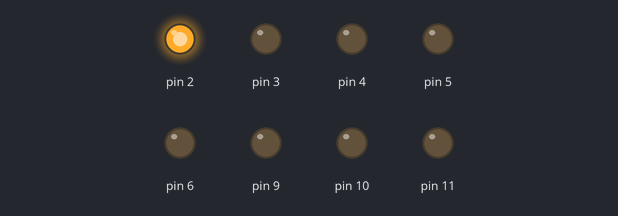
The sketch below on a simulated Arduino Uno, built with avr-gcc and run on an emulated ATmega328P. Parts: output pins drawn as LEDs (lit = HIGH).

Above: at 0.5 s.
At 2.5 s:
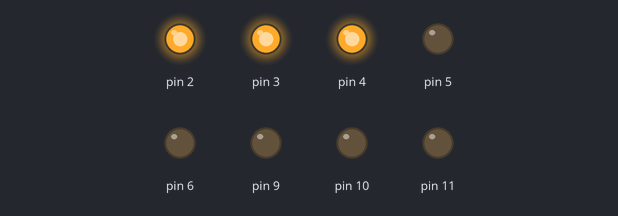
At 4.5 s:
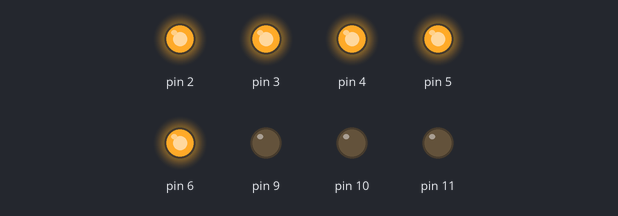
At 9.5 s:
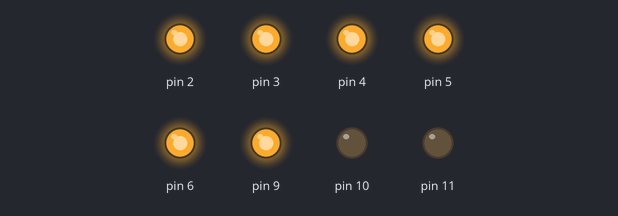
At 13.5 s:
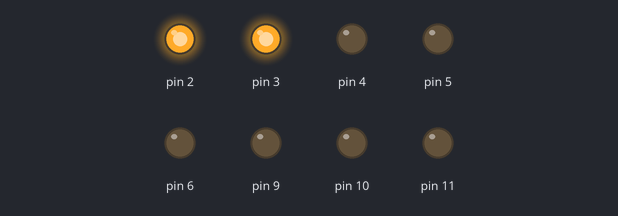
At 19.5 s:
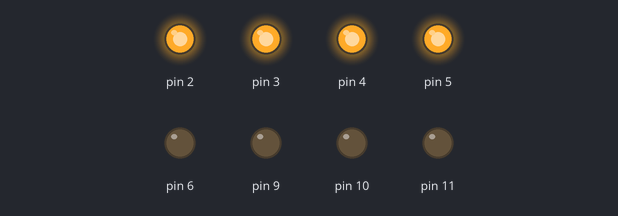
Timing chart, 0 to 20.8 s (numbered marks = the images above):
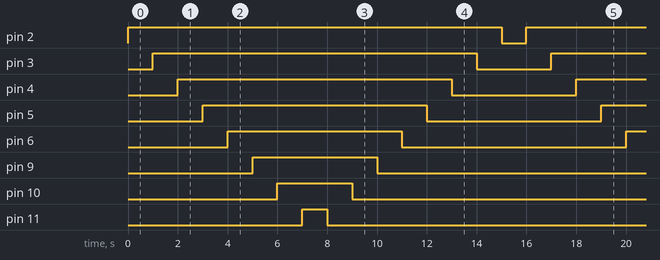

The sketch:

Aruino_2____.ino
```cpp
void setup() {
  // put your setup code here, to run once:
  for (int i = 2; i <= 11; i++)
  {
    if (i == 7) {
      i = 9;
    }
    pinMode(i, OUTPUT);
  }
//  pinMode(2, OUTPUT); 继电器
//  pinMode(3, OUTPUT); 蜂鸣器
//  pinMode(4, OUTPUT); 单色LED
//  pinMode(5, OUTPUT);
//  pinMode(6, OUTPUT); 双色LED
//  pinMode(9, OUTPUT);
//  pinMode(10, OUTPUT);
//  pinMode(11, OUTPUT); LED RGB
//  pinMode(13, OUTPUT);
}

void loop() {
  // put your main code here, to run repeatedly:
  for (int i = 2; i <= 11; i++)
  {
    if (i == 7) {
      i = 9;
    }
    //如果i等于7，那么就将i设置为9，然后执行以下程序。
    digitalWrite(i, 1);
    delay(1000);
  }
  for (int i = 11; i >= 2; i--)
  {
    if (i!=7 && i!= 8)//如果i不等于7和8，那么就执行一下程序。
    {
      digitalWrite(i, 0);
      delay(1000);
    }
  }
  //  digitalWrite(2, 1);
  //  delay(1000);
  //  digitalWrite(3, 1);
  //  delay(1000);
  //  digitalWrite(4, 1);
  //  delay(1000);
  //  digitalWrite(5, 1);
  //  delay(1000);
  //  digitalWrite(6, 1);
  //  delay(1000);
  //  digitalWrite(9, 1);
  //  delay(1000);
  //  digitalWrite(10, 1);
  //  delay(1000);
  //  digitalWrite(11, 1);
  //  delay(1000);
  //  digitalWrite(13, 1);
  //  delay(1000);
  //  digitalWrite(2, 0);
  //  delay(1000);
  //  digitalWrite(3, 0);
  //  delay(1000);
  //  digitalWrite(4, 0);
  //  delay(1000);
  //  digitalWrite(5, 0);
  //  delay(1000);
  //  digitalWrite(6, 0);
  //  delay(1000);
  //  digitalWrite(9, 0);
  //  delay(1000);
  //  digitalWrite(10, 0);
  //  delay(1000);
  //  digitalWrite(11, 0);
  //  delay(1000);
  //  digitalWrite(13, 0);
  //  delay(1000);
}
```

Measured:
- by itself, pin 2: alternates HIGH for 15.0 s and LOW for 1.0 s
- by itself, pin 3: alternates HIGH for 13.0 s and LOW for 3.0 s
- by itself, pin 4: alternates HIGH for 11.0 s and LOW for 5.0 s
- by itself, pin 5: alternates HIGH for 9.0 s and LOW for 7.0 s
- by itself, pin 6: alternates HIGH for 7.0 s and LOW for 9.0 s
- by itself, pin 9: alternates HIGH for 5.0 s and LOW for 11.0 s
- by itself, pin 10: alternates HIGH for 3.0 s and LOW for 13.0 s
- by itself, pin 11: alternates HIGH for 1.0 s and LOW for 15.0 s
